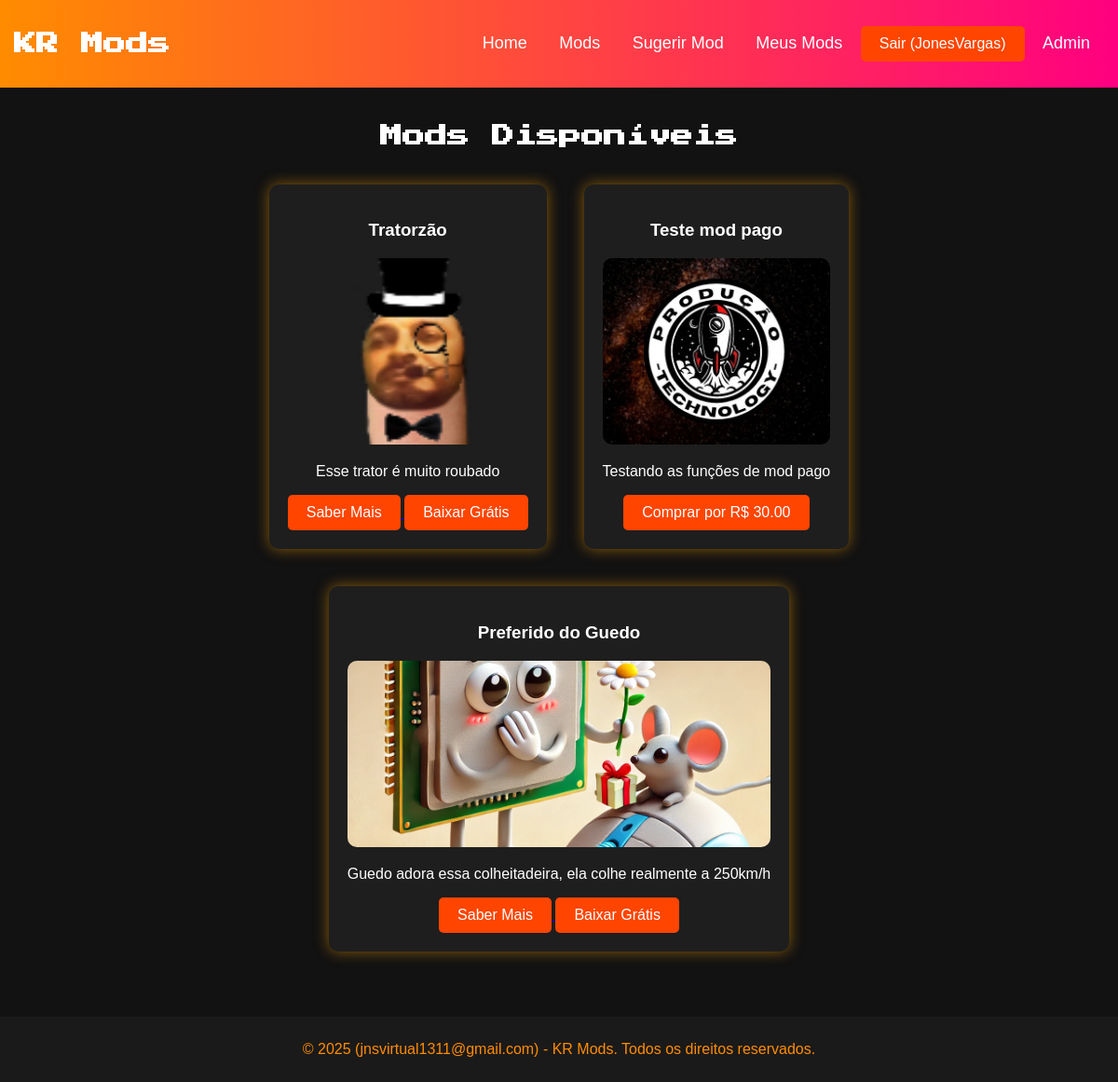
Page /mods/ (signed in) on the committed database.
### mods/models.py (models this page shows, shortened)
class Mod(models.Model):
    title = models.CharField(max_length=255)
    description = models.TextField()
    file = models.FileField(upload_to='mods/')
    image = models.ImageField(upload_to='mods/images/', null=True, blank=True)  # Imagem opcional
    youtube_link = models.URLField(null=True, blank=True)  # Link opcional
    price = models.DecimalField(max_digits=10, decimal_places=2, default=0.00)  # 0 = grátis
    created_at = models.DateTimeField(auto_now_add=True)
    def is_free(self):
        return self.price == 0.00

### mods/views.py (the view)
# urls.py: path('mods/', mod_list, name='mod_list'),
def mod_list(request):
    mods = Mod.objects.prefetch_related('comments').all()
    return render(request, 'mods/mod_list.html', {'mods': mods})

### mods/context_processors.py (called while the page is built)
def get_logo(request):
    homepage = HomePage.objects.first()
    return {'homepage': homepage}

def redes_sociais(request):
    return {'redes_sociais': RedeSocial.objects.all()}

### mods/templates/mods/mod_list.html (shortened to what this page needs)
{% extends 'mods/base.html' %}
{% block content %}
    <h2 style="font-family: 'Press Start 2P', cursive;">Mods Disponíveis</h2>
    <div style="display: flex; flex-wrap: wrap; justify-content: center;">
        {% for mod in mods %}
            <div class="mod-card">
                <h3>{{ mod.title }}</h3>
                {% if mod.image %}
                    <img src="{{ mod.image.url }}" alt="{{ mod.title }}">
                {% endif %}
                <p>{{ mod.description }} </p>
                {% if mod.youtube_link %}
                    <a href="{{ mod.youtube_link }}" target="_blank">
                        <button class="button">Saber Mais</button>
                    </a>
                {% endif %}
                {% if user.is_authenticated %}
                    {% if mod.is_free %}
                        <a href="{% url 'download_mod' mod.id %}">
                            <button class="button">Baixar Grátis</button>
                        </a>
                    {% else %}
                        <a href="{% url 'purchase_mod' mod.id %}">
                            <button class="button">Comprar por R$ {{ mod.price }}</button>
                        </a>
                    {% endif %}
                {% else %}
                    <p style="color: red;">Você precisa estar logado para baixar mods.</p>
                    <a href="{% url 'login' %}"><button class="button">Entrar</button></a>
                    <a href="{% url 'register' %}"><button class="button">Cadastrar</button></a>
                {% endif %}
            </div>
        {% endfor %}
    </div>
{% endblock %}

### mods/templates/mods/base.html (shortened to what this page needs)
<!DOCTYPE html>
<html lang="pt">
<head>
</head>
<body>
    <div class="navbar">
        <div>
            {% if homepage.logo %}
                <img src="{{ homepage.logo.url }}" alt="Logo do Site" class="logo">
            {% else %}
                <h2 style="font-family: 'Press Start 2P', cursive;">KR Mods</h2>
            {% endif %}
        </div>
        <div>
            <a href="{% url 'home' %}">Home</a>
            <a href="{% url 'mod_list' %}">Mods</a>
            <a href="{% url 'sugerir' %}">Sugerir Mod</a>
            {% if user.is_authenticated %}
                <a href="{% url 'user_purchases' %}">Meus Mods</a>
                <form action="{% url 'logout' %}" method="post" style="display: inline;">
                    <button class="button" type="submit">Sair ({{ user.username }})</button>
                </form>
                {% if user.is_superuser %}
                    <a href="/admin/">Admin</a>
                {% endif %}
            {% else %}
                <a href="{% url 'login' %}">Entrar</a>
                <a href="{% url 'register' %}">Cadastrar</a>
            {% endif %}
        </div>
    </div>
    <div class="container">
        {% block content %}{% endblock %}
    </div>
    <footer>
        <p>&copy; 2025 (jnsvirtual1311@gmail.com) - KR Mods. Todos os direitos reservados.</p>
    </footer>
</body>
</html>

### mods/templates/mods/base.html (style rules this page uses)
body { background-color: #121212; color: white; font-family: 'Arial', sans-serif; margin: 0; padding: 0; text-align: center; }
.navbar { background: linear-gradient(90deg, #ff8c00, #ff0080); padding: 15px; display: flex; justify-content: space-between; align-items: center; }
.navbar a { color: white; text-decoration: none; font-size: 18px; padding: 10px 15px; transition: 0.3s; }
.container { width: 90%; margin: auto; padding: 20px; }
.button { background: #ff4500; color: white; padding: 10px 20px; font-size: 16px; border: none; cursor: pointer; transition: 0.3s; border-radius: 5px; }
.mod-card { background: #1e1e1e; padding: 20px; margin: 20px; border-radius: 10px; box-shadow: 0px 0px 15px rgba(255, 165, 0, 0.5); transition: 0.3s; }
.mod-card img { width: 100%; max-height: 200px; object-fit: cover; border-radius: 10px; }
footer { background: #1a1a1a; padding: 10px; text-align: center; color: #ff8c00; margin-top: 30px; }

### rows in the picture
Mod: title "Tratorzão", image (picture), description "Esse trator é muito roubado", price "Baixar Grátis"
Mod: title "Teste mod pago", image (picture), description "Testando as funções de mod pago", price "30.00"
Mod: title "Preferido do Guedo", image (picture), description "Guedo adora essa colheitadeira, ela colhe realmente a 250km/h", price "Baixar Grátis"

### other values in the picture
{{ user.username }} "JonesVargas"
